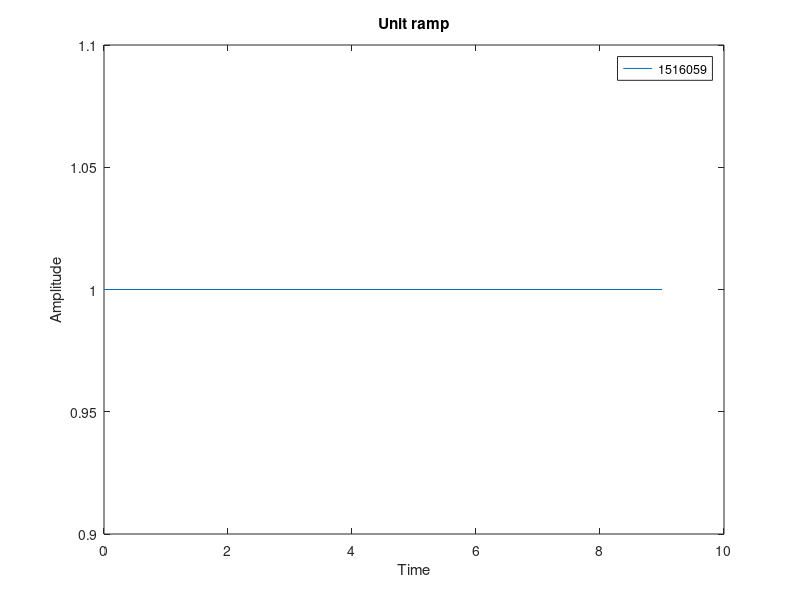

Recreate this plot in MATLAB.
clc;
close all;
clear all;
N=10;
u=ones(1,N);
n=0:N-1;
stem(n,u)
plot(n,u)
xlabel('Time')
ylabel('Amplitude')
title('Unit ramp')
legend('1516059')
%hold on